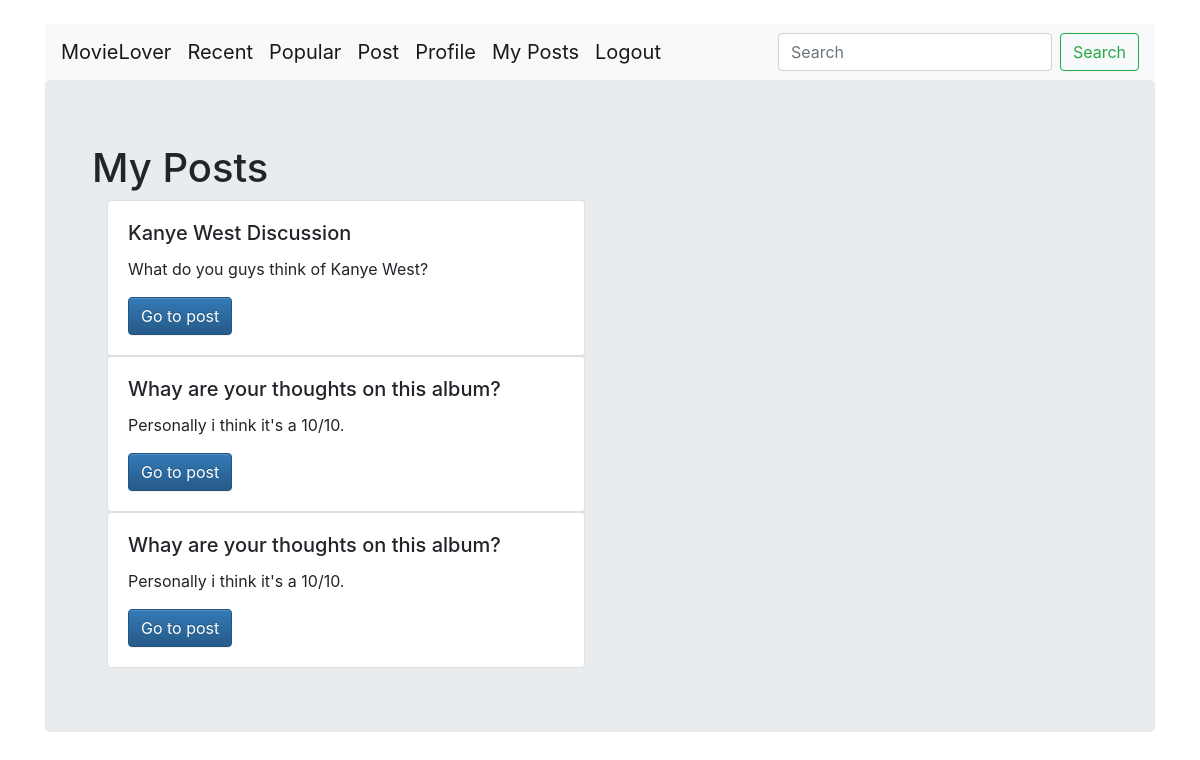
The app's page /account/my_posts/ (signed in), older data.
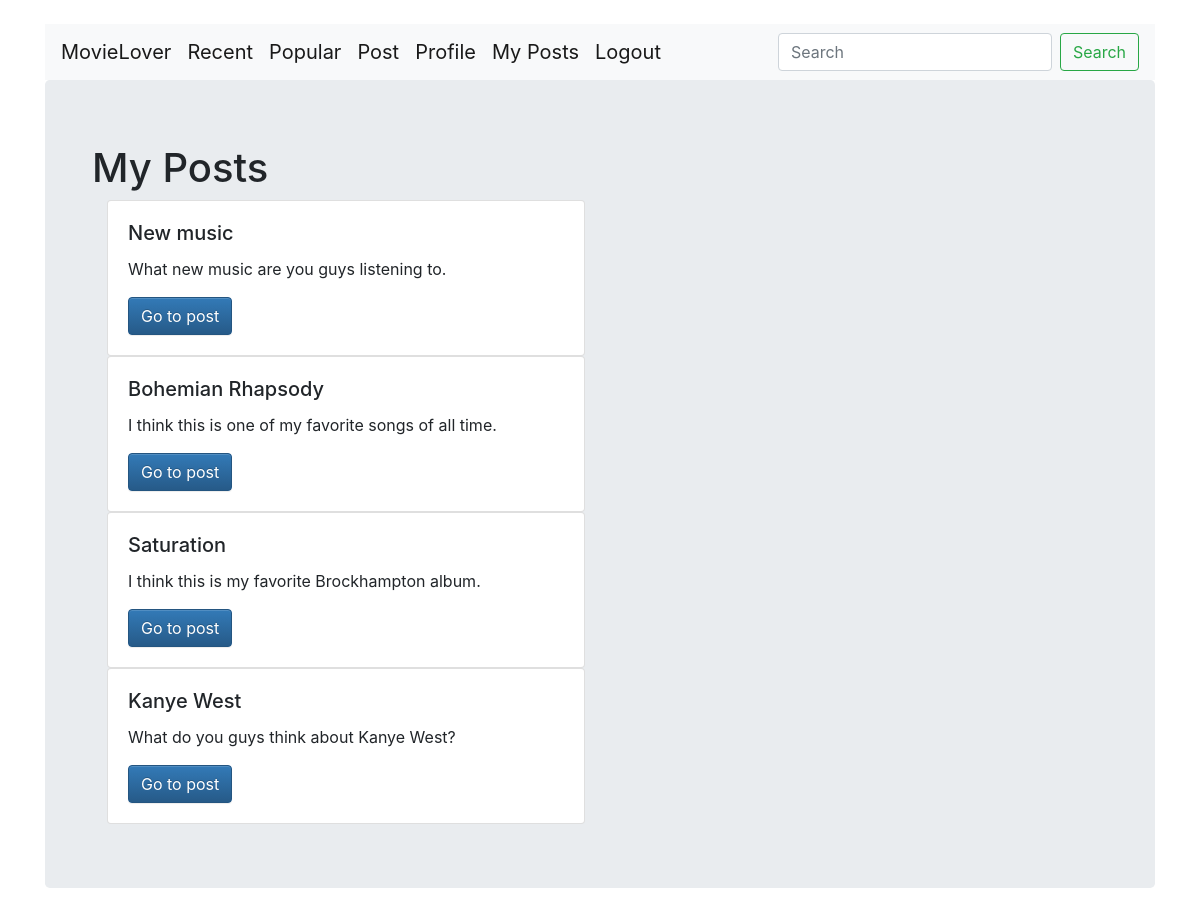
The same page, newer data.
### accounts/models.py (models this page shows)
class Posts(models.Model):
    fromUser = models.ForeignKey(User, on_delete=models.CASCADE, related_name='fromUser', null=True)
    title = models.CharField(max_length=50)
    post = models.CharField(max_length=2000)
    album = models.CharField(max_length=100, default='N/A')
    song = models.CharField(max_length=100, default='N/A')
    artist = models.CharField(max_length=100, default='N/A')
    artwork = models.ImageField(blank=True, upload_to = 'media', default='default.jpg')
    views = models.IntegerField(default=0)

### accounts/views.py (the view)
# urls.py: path('my_posts/', views.my_posts, name='my_posts'),
def my_posts(request):
    posts = Posts.objects.filter(fromUser=request.user).order_by("-id")
    args = {'posts': posts}
    return render(request, 'accounts/my_posts.html', args)

### accounts/templates/accounts/my_posts.html
{% extends 'base.html' %}
{% block body %}
<div class="container" align="center">
<div class="jumbotron" align="left">
<div class="container">
    <h1>My Posts</h1>
    {% for post in posts %}
    <div class="col-sm-6">
      <div class="card">
          <div class="card-body">
            <h5 class="card-title">{{ post.title }}</h5>
            <p class="card-text">{{ post.post }}</p>
            <a href="{% url 'users:view_post' pk=post.pk %}" class="btn btn-primary">Go to post</a>
          </div>
      </div>
    </div>
    {% endfor %}
</div>
</div>
</div>
{% endblock %}

Row changes from the older to the newer data that the page shows:
removed Posts: title "Kanye West Discussion", post "What do you guys think of Kanye West?"
removed Posts: title "Whay are your thoughts on this album?", post "Personally i think it's a 10/10."
removed Posts: title "Whay are your thoughts on this album?", post "Personally i think it's a 10/10."
added Posts: title "New music", post "What new music are you guys listening to."
added Posts: title "Bohemian Rhapsody", post "I think this is one of my favorite songs of all time."
added Posts: title "Saturation", post "I think this is my favorite Brockhampton album."
added Posts: title "Kanye West", post "What do you guys think about Kanye West?"
